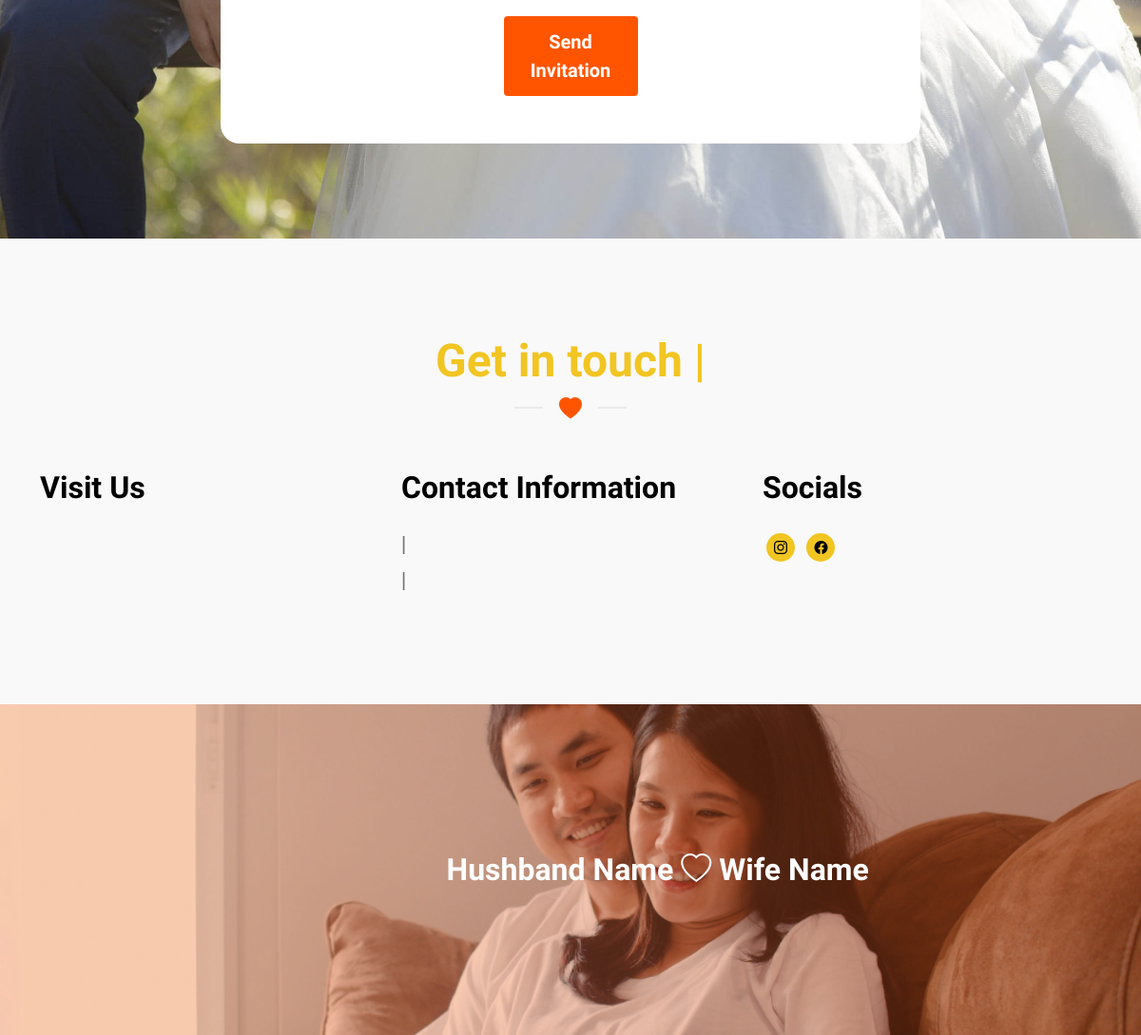
Before: / (lower part) with the older database file.
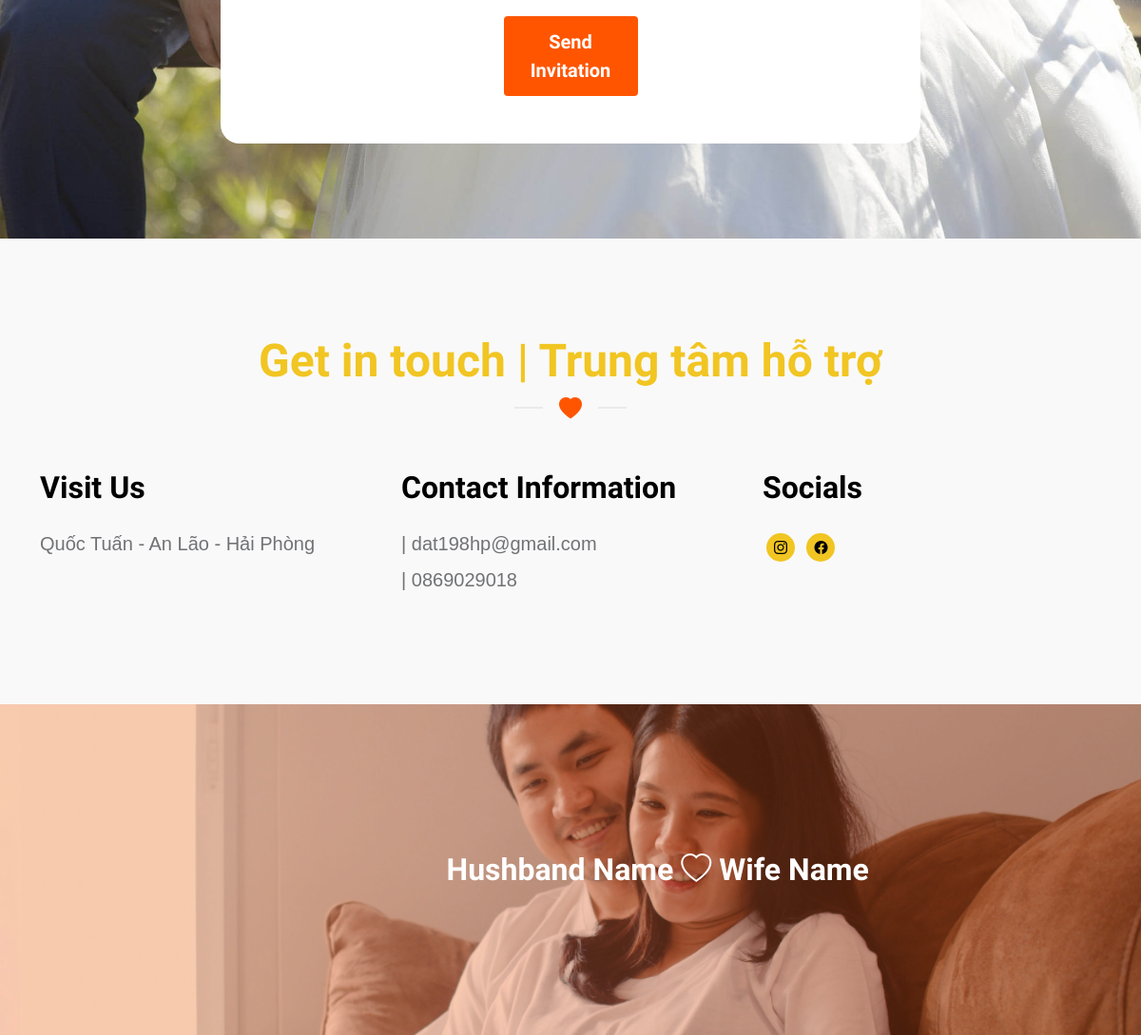
After: the same page with the newer database file.
### tables this page shows
CREATE TABLE `infor_provider_services` (
  `id` int(11) NOT NULL,
  `name` varchar(50) DEFAULT NULL,
  `address` varchar(255) NOT NULL,
  `email` varchar(50) NOT NULL,
  `phone` varchar(15) NOT NULL,
  `social_links` varchar(255) NOT NULL,
  `despcription` text DEFAULT NULL,
  `status` varchar(20) NOT NULL,
  `rank` int(11) NOT NULL
);

### include/nav.inc.php (called while the page is built, shortened)
<?php
if (array_key_exists('own', $_GET) == false || $own = null) {
    $husband_name = 'Hushband Name';
    $wife_name = 'Wife Name';
} else {
    $own = $_GET['own'];
    $couple = getInfoByOwn($own);
    $husband_name = $couple['husband_name'];
    $wife_name = $couple['wife_name'];
}
?>

### lib/func.lib.php (called while the page is built, shortened)
<?php
    function  getInfoServiceContact(){
        $sql_contact = "SELECT * FROM infor_provider_services where status = 'active' order by rank limit 1 ";
        $result  =  mysqli_query($GLOBALS['connect'], $sql_contact);
        $num     = mysqli_num_rows($result);
        if($num !=0){
            $row = mysqli_fetch_array($result);
            return $row;
        }
        return [];
    }
?>

### include/main/main-6.inc.php (the view)
<?php
$infContact = getInfoServiceContact();
?>
<section class="contact-section section-bg section-padding" id="section_contact">
    <div class="container">
        <div class="row">
            <div class="col-lg-12 col-12">
                <div class="section-title-wrap mb-5">
                    <h2 class="section-title">Get in touch | <?php echo $infContact['name']; ?></h2>
                    <div class="section-title-bottom">
                        <span class="section-title-line"></span>
                        <i class="section-title-icon bi-heart-fill"></i>
                        <span class="section-title-line"></span>
                    </div>
                </div>
            </div>
            <div class="col-lg-4 col-md-6 col-12">
                <h4 class="mb-4">Visit Us</h4>
                <p><?php echo $infContact['address']; ?></p>
            </div>
            <div class="col-lg-4 col-md-6 col-12 my-4 my-lg-0 my-md-0">
                <h4 class="mb-4">Contact Information</h4>
                <p class="mb-2">
                    <a href="mailto:hello@company.com">
                       | <?php echo $infContact['email']; ?>
                    </a>
                </p>
                <p>
                    <a href="tel: 090-080-0760">
                        | <?php echo $infContact['phone']; ?>
                    </a>
                </p>
            </div>
            <div class="col-lg-4 col-md-6 col-12">
                <h4 class="mb-4">Socials</h4>
                <ul class="social-icon">
                    <li class="social-icon-item"><a href="#" class="social-icon-link bi-instagram"></a></li>
                    <li class="social-icon-item"><a href="<?php echo explode(',', $infContact['social_links'])[0]; ?>" target="_blank" class="social-icon-link bi-facebook"></a></li>
                </ul>
            </div>
        </div>
    </div>
</section>

### include/head.inc.php (shortened to what this page needs)
<!doctype html>
<html lang="en">
<head>
    <link href="css/bootstrap.min.css" rel="stylesheet">
    <link href="css/bootstrap-icons.css" rel="stylesheet">
    <link href="css/magnific-popup.css" rel="stylesheet">
    <link href="css/tooplate-wedding-lite.css" rel="stylesheet">
</head>

### index.php (shortened to what this page needs)
<?php include './include/head.inc.php'; ?>
<?php include './lib/func.lib.php'; ?>
<body>
    <?php include './include/nav.inc.php'; ?>
    <main>
        <?php include './include/main/main-5.inc.php'; ?>
        <?php include './include/main/main-6.inc.php'; ?>
    </main>
    <?php include './include/footer.inc.php'; ?>
</body>
</html>

### include/main/main-5.inc.php (shortened to what this page needs)
<section class="rsvp-section section-padding" id="section_form">
    <div class="container">
        <div class="row">
            <div class="col-lg-8 col-12 mx-auto">
                <div class="rsvp-form-wrap">
                    <form class="custom-form rsvp-form" role="form">
                        <div class="row">
                            <div class="col-lg-12 col-12">
                            </div>
                            <div class="col-lg-3 col-5 mx-auto">
                                <button type="submit" class="form-control">Send Invitation</button>
                            </div>
                        </div>
                    </form>
                </div>
            </div>
        </div>
    </div>
</section>

### include/footer.inc.php (shortened to what this page needs)
<footer class="site-footer">
    <div class="container">
        <div class="row">
            <div class="col-lg-3 col-12 mx-auto">
                <a href="index.php" class="navbar-brand mx-auto mx-lg-0">
                    <span> <?php echo $husband_name ;?></span>
                    <i class="bi-heart brand-icon"></i>
                    <span> <?php echo $wife_name ;?></span>
                </a>
            </div>
        </div>
    </div>
</footer>

### css/tooplate-wedding-lite.css (style rules this page uses)
:root { --white-color: #ffffff; --primary-color: #ff5500; --secondary-color: #f1c522; --section-bg-color: #f9f9f9; --custom-btn-bg-color: #cb7575; --dark-color: #000000; --p-color: #717275; --border-color: #e9eaeb; --icon-color: #28856b; --body-font-family: 'Source Sans Pro', sans-serif; --title-font-family: 'Amatic SC', cursive; --h1-font-size: 72px; --h2-font-size: 48px; --h3-font-size: 36px; --h4-font-size: 32px; --h5-font-size: 24px; --h6-font-size: 22px; --p-font-size: 20px; --menu-font-size: 14px; --copyright-font-size: 16px; --border-radius-large: 100px; --border-radius-medium: 20px; --border-radius-small: 10px; --font-weight-light: 300; --font-weight-normal: 400; --font-weight-medium: 500; --font-weight-bold: 700; }
body { background: var(--white-color); font-family: var(--body-font-family); }
h2, h3, h4, h5, h6 { color: var(--dark-color); }
h1, h2, h3, h4, h5, h6 { font-family: var(--title-font-family); font-weight: var(--font-weight-bold); }
h2 { font-size: var(--h2-font-size); color: var(--secondary-color); }
h4 { font-size: var(--h4-font-size); }
p { color: var(--p-color); font-size: var(--p-font-size); font-weight: var(--font-weight-light); }
ul li { color: var(--p-color); font-size: var(--p-font-size); font-weight: var(--font-weight-light); }
a, button { touch-action: manipulation; transition: all 0.3s; }
a { color: var(--p-color); text-decoration: none; }
.section-bg { background: var(--section-bg-color); }
.section-padding { padding-top: 100px; padding-bottom: 100px; }
.section-title-wrap { display: block; margin: auto; position: relative; text-align: center; }
.section-title-line { background: var(--border-color); display: inline-block; vertical-align: middle; width: 30px; height: 2px; margin: 0 auto; }
.section-title-icon { color: var(--primary-color); font-size: var(--h5-font-size); display: inline-block; vertical-align: top; margin-right: 10px; margin-left: 10px; width: 30px; height: 30px; line-height: 30px; }
.navbar-brand { font-family: var(--title-font-family); font-size: var(--h4-font-size); font-weight: var(--font-weight-bold); }
.navbar-brand, .navbar-brand:hover { color: var(--primary-color); }
.rsvp-section { background-image: url('../images/closeup-shot-newlywed-couple-sitting-bench.jpg'); background-repeat: no-repeat; background-position: center; background-size: cover; }
.rsvp-form-wrap { background: var(--white-color); border-radius: var(--border-radius-medium); padding: 50px; }
.custom-form .form-control { background: var(--white-color); box-shadow: none; border: 2px solid var(--border-color); color: var(--p-color); font-weight: var(--font-weight-light); margin-bottom: 24px; padding-top: 12px; padding-bottom: 12px; outline: none; transition: all 0.5s; }
.custom-form button[type="submit"] { background: var(--primary-color); border: none; color: var(--white-color); font-size: var(--p-font-size); font-family: var(--title-font-family); font-weight: var(--font-weight-bold); transition: all 0.3s; margin-bottom: 0; position: relative; overflow: hidden; }
.custom-form button[type="submit"]::after { content: ""; background: var(--icon-color); border-radius: 0 0 var(--border-radius-large) var(--border-radius-large); position: absolute; top: 0; right: -10px; width: 30px; height: 20px; transform: translateY(-100%); transition: all 0.5s; }
.site-footer { background-image: url('../images/young-asian-pregnant-couple-using-laptop.jpeg'); background-repeat: no-repeat; background-size: cover; padding-top: 150px; padding-bottom: 150px; text-align: center; position: relative; }
.site-footer::after { content: ""; background: var(--primary-color); position: absolute; top: 0; left: 0; width: 100%; height: 100%; opacity: 0.25; pointer-events: none; }
.site-footer .navbar-brand { color: var(--white-color); position: relative; z-index: 2; }
.social-icon { margin: 0; padding: 0; }
.social-icon-item { list-style: none; display: inline-block; vertical-align: top; }
.social-icon-link { background: var(--secondary-color); border-radius: var(--border-radius-large); font-size: var(--menu-font-size); color: var(--dark-color); display: inline-block; vertical-align: top; margin: 4px; width: 30px; line-height: 30px; line-height: 30px; text-align: center; }

Changed rows visible on the page:
added infor_provider_services: name "Trung tâm hỗ trợ", address "Quốc Tuấn - An Lão - Hải Phòng", email "dat198hp@gmail.com", phone "0869029018"
